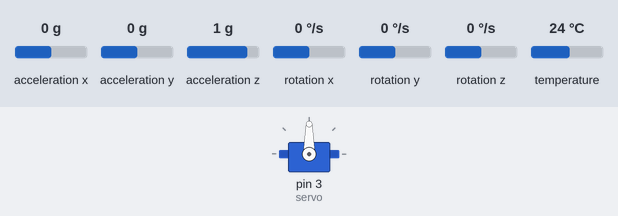
Recording of a sketch running on a simulated Arduino Uno, built with avr-gcc and run on an emulated ATmega328P. On the bench: servo. The inputs (shaded band) are chosen by the test bench; at power-on: rotation y 0 °/s, acceleration x 0 g, acceleration y 0 g, acceleration z 1 g, rotation x 0 °/s, rotation z 0 °/s, temperature 24 °C. What the sketch prints to the serial monitor is not drawn.

Above: at 1.3 s.
1.4 s: rotation y set to -192 °/s
At 2.6 s:
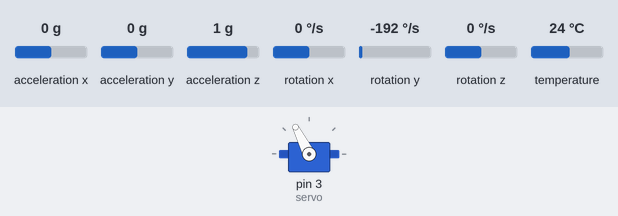
2.9 s: rotation y set to 192 °/s
At 3.6 s:
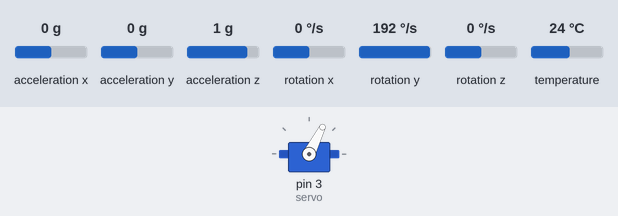
4.4 s: rotation y set to 0 °/s
At 4.8 s:
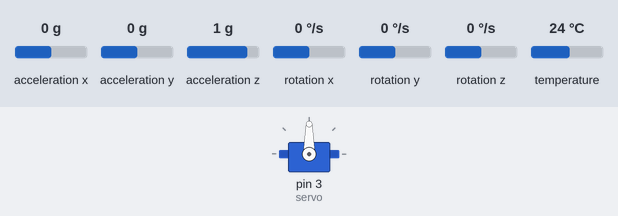
Timing chart, 0 to 7.4 s (numbered marks = the images above; inputs shaded):
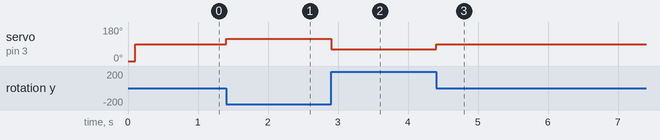

Measured:
- after the input at 1.4 s, servo on pin 3 (servo): 90° → 117° at once
- after the input at 2.9 s, servo on pin 3 (servo): 117° → 63° at once
- after the input at 4.4 s, servo on pin 3 (servo): 63° → 90° at once

The sketch:

mpu6050_servo_control.ino
```cpp
/*MPU6050 sensor with servo control.
   https://www.srituhobby.com
*/

#include <Adafruit_MPU6050.h>
#include <Adafruit_Sensor.h>
#include <Wire.h>
#include <Servo.h>

Servo servo;
Adafruit_MPU6050 srituhobby;

void setup(void) {
  Serial.begin(115200);
  servo.attach(3);
  Wire.begin();
  srituhobby.begin();
  servo.write(0);

  srituhobby.setAccelerometerRange(MPU6050_RANGE_8_G);//2_G,4_G,8_G,16_G
  srituhobby.setGyroRange(MPU6050_RANGE_500_DEG);//250,500,1000,2000
  srituhobby.setFilterBandwidth(MPU6050_BAND_21_HZ);

  delay(100);
}

void loop() {

  /* Get new sensor events with the readings */
  sensors_event_t a, g, temp;
  srituhobby.getEvent(&a, &g, &temp);

  int value = g.gyro.y;

  value = map(value,  -10, 10, 180, 0);

  servo.write(value);
  Serial.println(value);
  //delay(10);

}
```
